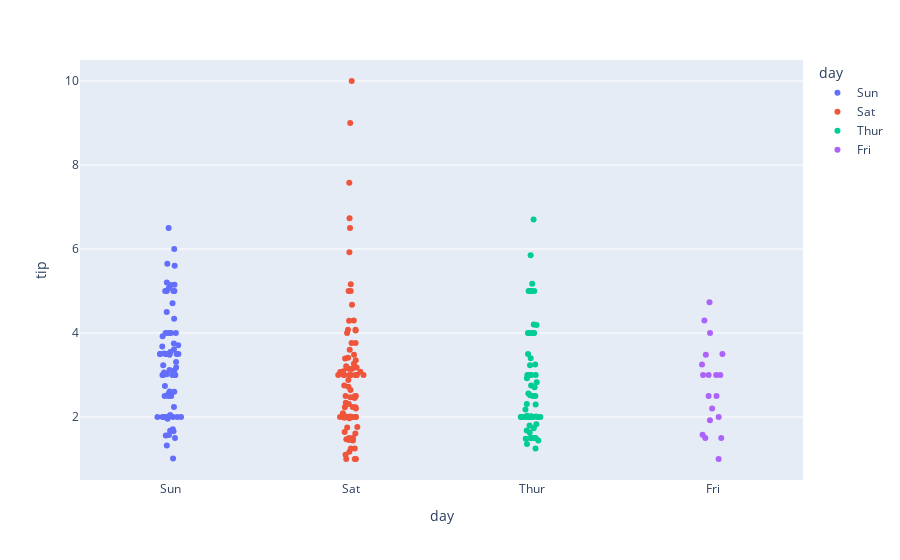

Notebook code cell kept with this figure:
### Markdown cell above
# <b>3 <span style='color:#23a9f7'>|</span> Stripplot</b>
A strip plot is a graphical data anlysis technique for summarizing a univariate data set. - [NIST](https://www.itl.nist.gov/div898/software/dataplot/refman1/auxillar/striplot.htm)

### Code cell
fig = px.strip(tips, x='day', y='tip', color='day')
fig.show()

### Figure 1 — Plotly figure (JSON) as saved in the notebook; plotly's stock layout.template omitted (floating-point values rounded to 4 significant figures)
{"data": [{"alignmentgroup": "True", "boxpoints": "all", "fillcolor": "rgba(255,255,255,0)", "hoveron": "points", "hovertemplate": "day=%{x}<br>tip=%{y}<extra></extra>", "legendgroup": "Sun", "line": {"color": "rgba(255,255,255,0)"}, "marker": {"color": "#636efa"}, "name": "Sun", "offsetgroup": "Sun", "orientation": "v", "pointpos": 0, "showlegend": true, "type": "box", "x": ["Sun", "Sun", "Sun", "Sun", "Sun", "Sun", "Sun", "Sun", "Sun", "Sun", "Sun", "Sun", "Sun", "Sun", "Sun", "Sun", "Sun", "Sun", "Sun", "Sun", "Sun", "Sun", "Sun", "Sun", "Sun", "Sun", "Sun", "Sun", "Sun", "Sun", "Sun", "Sun", "Sun", "Sun", "Sun", "Sun", "Sun", "Sun", "Sun", "Sun", "Sun", "Sun", "Sun", "Sun", "Sun", "Sun", "Sun", "Sun", "Sun", "Sun", "Sun", "Sun", "Sun", "Sun", "Sun", "Sun", "Sun", "Sun", "Sun", "Sun", "Sun", "Sun", "Sun", "Sun", "Sun", "Sun", "Sun", "Sun", "Sun", "Sun", "Sun", "Sun", "Sun", "Sun", "Sun", "Sun"], "x0": " ", "xaxis": "x", "y": [1.01, 1.66, 3.5, 3.31, 3.61, 4.71, 2.0, 3.12, 1.96, 3.23, 1.71, 5.0, 1.57, 3.0, 3.02, 3.92, 1.67, 3.71, 3.5, 2.54, 3.06, 1.32, 5.6, 3.0, 5.0, 6.0, 2.05, 3.0, 2.5, 2.6, 5.2, 1.56, 4.34, 3.51, 4.0, 2.55, 4.0, 3.5, 5.07, 2.5, 2.0, 2.74, 2.0, 2.0, 5.14, 5.0, 3.75, 2.61, 2.0, 3.5, 2.5, 2.0, 2.0, 3.0, 3.48, 2.24, 4.5, 5.15, 3.18, 4.0, 3.11, 2.0, 2.0, 4.0, 3.55, 3.68, 5.65, 3.5, 6.5, 3.0, 5.0, 3.5, 2.0, 3.5, 4.0, 1.5], "y0": " ", "yaxis": "y"}, {"alignmentgroup": "True", "boxpoints": "all", "fillcolor": "rgba(255,255,255,0)", "hoveron": "points", "hovertemplate": "day=%{x}<br>tip=%{y}<extra></extra>", "legendgroup": "Sat", "line": {"color": "rgba(255,255,255,0)"}, "marker": {"color": "#EF553B"}, "name": "Sat", "offsetgroup": "Sat", "orientation": "v", "pointpos": 0, "showlegend": true, "type": "box", "x": ["Sat", "Sat", "Sat", "Sat", "Sat", "Sat", "Sat", "Sat", "Sat", "Sat", "Sat", "Sat", "Sat", "Sat", "Sat", "Sat", "Sat", "Sat", "Sat", "Sat", "Sat", "Sat", "Sat", "Sat", "Sat", "Sat", "Sat", "Sat", "Sat", "Sat", "Sat", "Sat", "Sat", "Sat", "Sat", "Sat", "Sat", "Sat", "Sat", "Sat", "Sat", "Sat", "Sat", "Sat", "Sat", "Sat", "Sat", "Sat", "Sat", "Sat", "Sat", "Sat", "Sat", "Sat", "Sat", "Sat", "Sat", "Sat", "Sat", "Sat", "Sat", "Sat", "Sat", "Sat", "Sat", "Sat", "Sat", "Sat", "Sat", "Sat", "Sat", "Sat", "Sat", "Sat", "Sat", "Sat", "Sat", "Sat", "Sat", "Sat", "Sat", "Sat", "Sat", "Sat", "Sat", "Sat", "Sat"], "x0": " ", "xaxis": "x", "y": [3.35, 4.08, 2.75, 2.23, 7.58, 3.18, 2.34, 2.0, 2.0, 4.3, 3.0, 1.45, 2.5, 3.0, 2.45, 3.27, 3.6, 2.0, 3.07, 2.31, 5.0, 2.24, 3.0, 1.5, 1.76, 6.73, 3.21, 2.0, 1.98, 3.76, 2.64, 3.15, 2.47, 1.0, 2.01, 2.09, 1.97, 3.0, 3.14, 5.0, 2.2, 1.25, 3.08, 2.5, 3.48, 4.08, 1.64, 4.06, 4.29, 3.76, 4.0, 3.0, 1.0, 1.61, 2.0, 10.0, 3.16, 3.41, 3.0, 2.03, 2.23, 2.0, 5.16, 9.0, 2.5, 6.5, 1.1, 3.0, 1.5, 1.44, 3.09, 3.0, 2.72, 2.88, 2.0, 3.0, 3.39, 1.47, 3.0, 1.25, 1.0, 1.17, 4.67, 5.92, 2.0, 2.0, 1.75], "y0": " ", "yaxis": "y"}, {"alignmentgroup": "True", "boxpoints": "all", "fillcolor": "rgba(255,255,255,0)", "hoveron": "points", "hovertemplate": "day=%{x}<br>tip=%{y}<extra></extra>", "legendgroup": "Thur", "line": {"color": "rgba(255,255,255,0)"}, "marker": {"color": "#00cc96"}, "name": "Thur", "offsetgroup": "Thur", "orientation": "v", "pointpos": 0, "showlegend": true, "type": "box", "x": ["Thur", "Thur", "Thur", "Thur", "Thur", "Thur", "Thur", "Thur", "Thur", "Thur", "Thur", "Thur", "Thur", "Thur", "Thur", "Thur", "Thur", "Thur", "Thur", "Thur", "Thur", "Thur", "Thur", "Thur", "Thur", "Thur", "Thur", "Thur", "Thur", "Thur", "Thur", "Thur", "Thur", "Thur", "Thur", "Thur", "Thur", "Thur", "Thur", "Thur", "Thur", "Thur", "Thur", "Thur", "Thur", "Thur", "Thur", "Thur", "Thur", "Thur", "Thur", "Thur", "Thur", "Thur", "Thur", "Thur", "Thur", "Thur", "Thur", "Thur", "Thur", "Thur"], "x0": " ", "xaxis": "x", "y": [4.0, 3.0, 2.71, 3.0, 3.4, 1.83, 5.0, 2.03, 5.17, 2.0, 4.0, 5.85, 3.0, 1.5, 1.8, 2.92, 2.31, 1.68, 2.5, 2.0, 2.52, 4.2, 1.48, 2.0, 2.0, 2.18, 1.5, 2.83, 1.5, 2.0, 3.25, 1.25, 2.0, 2.0, 2.0, 2.75, 3.5, 6.7, 5.0, 5.0, 2.3, 1.5, 1.36, 1.63, 1.73, 2.0, 4.19, 2.56, 2.02, 4.0, 1.44, 2.0, 5.0, 2.0, 2.0, 4.0, 2.01, 2.0, 2.5, 4.0, 3.23, 3.0], "y0": " ", "yaxis": "y"}, {"alignmentgroup": "True", "boxpoints": "all", "fillcolor": "rgba(255,255,255,0)", "hoveron": "points", "hovertemplate": "day=%{x}<br>tip=%{y}<extra></extra>", "legendgroup": "Fri", "line": {"color": "rgba(255,255,255,0)"}, "marker": {"color": "#ab63fa"}, "name": "Fri", "offsetgroup": "Fri", "orientation": "v", "pointpos": 0, "showlegend": true, "type": "box", "x": ["Fri", "Fri", "Fri", "Fri", "Fri", "Fri", "Fri", "Fri", "Fri", "Fri", "Fri", "Fri", "Fri", "Fri", "Fri", "Fri", "Fri", "Fri", "Fri"], "x0": " ", "xaxis": "x", "y": [3.0, 3.5, 1.0, 4.3, 3.25, 4.73, 4.0, 1.5, 3.0, 1.5, 2.5, 3.0, 2.2, 3.48, 1.92, 3.0, 1.58, 2.5, 2.0], "y0": " ", "yaxis": "y"}], "layout": {"boxmode": "overlay", "legend": {"title": {"text": "day"}, "tracegroupgap": 0}, "margin": {"t": 60}, "xaxis": {"anchor": "y", "categoryarray": ["Sun", "Sat", "Thur", "Fri"], "categoryorder": "array", "domain": [0.0, 1.0], "title": {"text": "day"}}, "yaxis": {"anchor": "x", "domain": [0.0, 1.0], "title": {"text": "tip"}}}}
